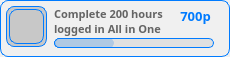
            <widget class="QWidget" name="achiev_7" native="true">
             <property name="styleSheet">
              <string notr="true">background-color:rgb(240,240,240);border-radius:8px;border:1px solid rgb(0,123,255);</string>
             </property>
             <widget class="QWidget" name="icon_frame_9" native="true">
              <property name="geometry">
               <rect>
                <x>6</x>
                <y>6</y>
                <width>41</width>
                <height>41</height>
               </rect>
              </property>
              <property name="styleSheet">
               <string notr="true">background-color:rgb(200,200,200);</string>
              </property>
              <widget class="QLabel" name="icon_image_9">
               <property name="geometry">
                <rect>
                 <x>3</x>
                 <y>3</y>
                 <width>35</width>
                 <height>35</height>
                </rect>
               </property>
               <property name="styleSheet">
                <string notr="true">border-image:url(:/Img/ideia.svg);border:1px solid rgb(0,123,255);</string>
               </property>
               <property name="text">
                <string/>
               </property>
              </widget>
             </widget>
             <widget class="QLabel" name="achiev_desc_9">
              <property name="geometry">
               <rect>
                <x>54</x>
                <y>6</y>
                <width>121</width>
                <height>31</height>
               </rect>
              </property>
              <property name="font">
               <font>
                <family>PibotoLt</family>
                <pointsize>8</pointsize>
                <weight>75</weight>
                <bold>true</bold>
               </font>
              </property>
              <property name="styleSheet">
               <string notr="true">color:rgb(100,100,100);border:none;background:transparent;</string>
              </property>
              <property name="text">
               <string>&lt;html&gt;&lt;head/&gt;&lt;body&gt;&lt;p&gt;Complete 200 hours logged in All in One&lt;/p&gt;&lt;/body&gt;&lt;/html&gt;</string>
              </property>
              <property name="alignment">
               <set>Qt::AlignLeading|Qt::AlignLeft|Qt::AlignTop</set>
              </property>
              <property name="wordWrap">
               <bool>true</bool>
              </property>
              <property name="indent">
               <number>-1</number>
              </property>
             </widget>
             <widget class="QWidget" name="achiev_baratual_9" native="true">
              <property name="geometry">
               <rect>
                <x>54</x>
                <y>38</y>
                <width>60</width>
                <height>10</height>
               </rect>
              </property>
              <property name="styleSheet">
               <string notr="true">background-color:rgb(0,123,255);;border-radius:5px;</string>
              </property>
             </widget>
             <widget class="QWidget" name="achiev_bartotal_9" native="true">
              <property name="geometry">
               <rect>
                <x>54</x>
                <y>38</y>
                <width>160</width>
                <height>10</height>
               </rect>
              </property>
              <property name="styleSheet">
               <string notr="true">background-color:rgba(220,220,220,0.8);border-radius:5px;</string>
              </property>
             </widget>
             <widget class="QLabel" name="achiev_points_9">
              <property name="geometry">
               <rect>
                <x>170</x>
                <y>0</y>
                <width>51</width>
                <height>31</height>
               </rect>
              </property>
              <property name="font">
               <font>
                <family>PibotoLt</family>
                <pointsize>10</pointsize>
                <weight>75</weight>
                <bold>true</bold>
               </font>
              </property>
              <property name="styleSheet">
               <string notr="true">color:rgb(0,123,255);border:none;background:transparent;</string>
              </property>
              <property name="text">
               <string>700p</string>
              </property>
              <property name="alignment">
               <set>Qt::AlignCenter</set>
              </property>
              <property name="wordWrap">
               <bool>true</bool>
              </property>
              <property name="indent">
               <number>-1</number>
              </property>
             </widget>
            </widget>
